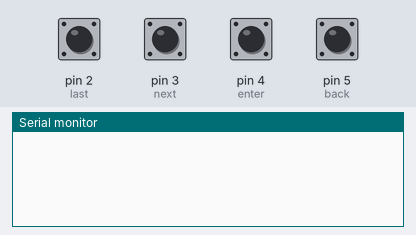
Bench run of a sketch on a simulated Arduino Uno, built with avr-gcc and run on an emulated ATmega328P. On the bench: the last lines printed to the serial monitor. Inputs (shaded band) come from the test bench; at power-on: pin 2 (last), pin 3 (next), pin 4 (enter), pin 5 (back) HIGH.

Above: at 1.2 s.
1.3 s: pin 2 (last) pulled LOW for 0.15 s
At 2.4 s:
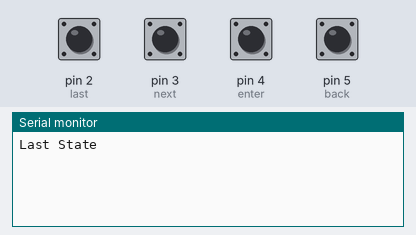
2.9 s: pin 3 (next) pulled LOW for 0.15 s
At 3.6 s:
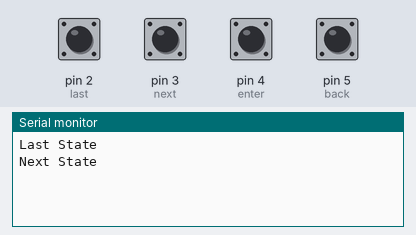
4.5 s: pin 4 (enter) pulled LOW for 0.15 s
At 4.8 s:
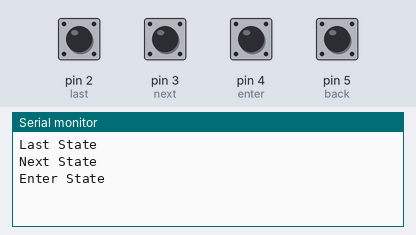
6.1 s: pin 5 (back) pulled LOW for 0.15 s
At 7.3 s:
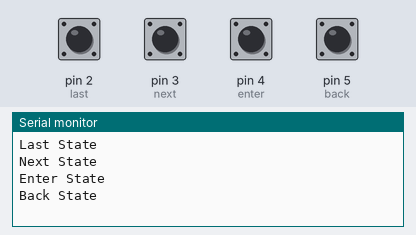

The sketch:

Menu_buttons.ino
```cpp
#define back 5
#define enter 4
#define next 3
#define last 2
bool nextState = HIGH;
bool lastState = HIGH;
bool enterState = HIGH;
bool backState = HIGH;
bool pressedOnce = HIGH;
unsigned long buttonOffset = 0;
int buttonDelay = 300;
void setup() {
  pinMode(enter,INPUT_PULLUP);
  pinMode(next, INPUT_PULLUP);
  pinMode(last, INPUT_PULLUP);
  pinMode(back, INPUT_PULLUP);
  Serial.begin(9600);
}

void loop() {
  enterState = digitalRead(enter);
  nextState = digitalRead(next);
  lastState = digitalRead(last);
  backState = digitalRead(back);
  if (millis() - buttonOffset > buttonDelay){
   if((nextState == LOW) && (!pressedOnce)){
    Serial.println("Next State");
    pressedOnce = true;
    buttonOffset = millis();
  }
  else if((lastState == LOW) && (!pressedOnce)){
    Serial.println("Last State");
    pressedOnce = true;
    buttonOffset = millis();
  }
  else if((enterState == LOW) && (!pressedOnce)){
    Serial.println("Enter State");
    pressedOnce = true;
    buttonOffset = millis();
  }
  else if((backState == LOW) && (!pressedOnce)){
    Serial.println("Back State");
    pressedOnce = true;
    buttonOffset = millis();
  }
  if ((enterState == HIGH) && (nextState == HIGH) && (lastState == HIGH)){
    pressedOnce = false;
  }
  }

}
```

Measured:
- after the input at 1.3 s, the serial monitor: prints a new line at once (image 1)
- after the input at 2.9 s, the serial monitor: prints a new line at once (image 2)
- after the input at 4.5 s, the serial monitor: prints a new line at once (image 3)
- after the input at 6.1 s, the serial monitor: prints a new line at once (image 4)
